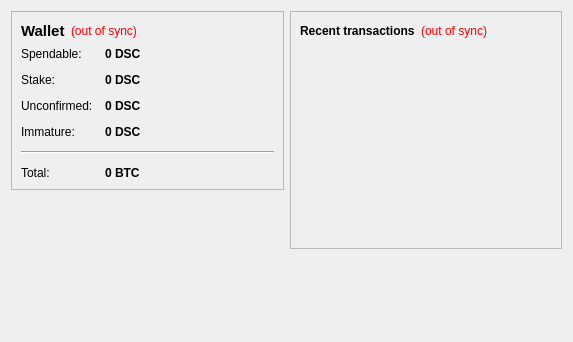
<?xml version="1.0" encoding="UTF-8"?>
<ui version="4.0">
 <class>OverviewPage</class>
 <widget class="QWidget" name="OverviewPage">
  <property name="geometry">
   <rect>
    <x>0</x>
    <y>0</y>
    <width>573</width>
    <height>342</height>
   </rect>
  </property>
  <property name="windowTitle">
   <string>Form</string>
  </property>
  <layout class="QHBoxLayout" name="horizontalLayout" stretch="1,1">
   <item>
    <layout class="QVBoxLayout" name="verticalLayout_2">
     <item>
      <widget class="QFrame" name="frame">
       <property name="frameShape">
        <enum>QFrame::StyledPanel</enum>
       </property>
       <property name="frameShadow">
        <enum>QFrame::Raised</enum>
       </property>
       <layout class="QVBoxLayout" name="verticalLayout_4">
        <item>
         <layout class="QHBoxLayout" name="horizontalLayout_4">
          <item>
           <widget class="QLabel" name="label_5">
            <property name="font">
             <font>
              <pointsize>11</pointsize>
              <weight>75</weight>
              <bold>true</bold>
             </font>
            </property>
            <property name="text">
             <string>Wallet</string>
            </property>
           </widget>
          </item>
          <item>
           <widget class="QLabel" name="labelWalletStatus">
            <property name="toolTip">
             <string>The displayed information may be out of date. Your wallet automatically synchronizes with the DreamSuccessCoin network after a connection is established, but this process has not completed yet.</string>
            </property>
            <property name="styleSheet">
             <string notr="true">QLabel { color: red; }</string>
            </property>
            <property name="text">
             <string notr="true">(out of sync)</string>
            </property>
            <property name="alignment">
             <set>Qt::AlignLeading|Qt::AlignLeft|Qt::AlignVCenter</set>
            </property>
           </widget>
          </item>
          <item>
           <spacer name="horizontalSpacer_2">
            <property name="orientation">
             <enum>Qt::Horizontal</enum>
            </property>
            <property name="sizeHint" stdset="0">
             <size>
              <width>40</width>
              <height>20</height>
             </size>
            </property>
           </spacer>
          </item>
         </layout>
        </item>
        <item>
         <layout class="QFormLayout" name="formLayout_2">
          <property name="fieldGrowthPolicy">
           <enum>QFormLayout::AllNonFixedFieldsGrow</enum>
          </property>
          <property name="horizontalSpacing">
           <number>12</number>
          </property>
          <property name="verticalSpacing">
           <number>12</number>
          </property>
          <item row="0" column="0">
           <widget class="QLabel" name="label">
            <property name="text">
             <string>Spendable:</string>
            </property>
           </widget>
          </item>
          <item row="0" column="1">
           <widget class="QLabel" name="labelBalance">
            <property name="font">
             <font>
              <weight>75</weight>
              <bold>true</bold>
             </font>
            </property>
            <property name="cursor">
             <cursorShape>IBeamCursor</cursorShape>
            </property>
            <property name="toolTip">
             <string>Your current spendable balance</string>
            </property>
            <property name="text">
             <string notr="true">0 DSC</string>
            </property>
            <property name="textInteractionFlags">
             <set>Qt::LinksAccessibleByMouse|Qt::TextSelectableByKeyboard|Qt::TextSelectableByMouse</set>
            </property>
           </widget>
          </item>
          <item row="1" column="0">
           <widget class="QLabel" name="label_6">
            <property name="text">
             <string>Stake:</string>
            </property>
           </widget>
          </item>
          <item row="1" column="1">
           <widget class="QLabel" name="labelStake">
            <property name="font">
             <font>
              <weight>75</weight>
              <bold>true</bold>
             </font>
            </property>
            <property name="cursor">
             <cursorShape>IBeamCursor</cursorShape>
            </property>
            <property name="toolTip">
             <string>Total of coins that was staked, and do not yet count toward the current balance</string>
            </property>
            <property name="text">
             <string notr="true">0 DSC</string>
            </property>
            <property name="textInteractionFlags">
             <set>Qt::LinksAccessibleByMouse|Qt::TextSelectableByKeyboard|Qt::TextSelectableByMouse</set>
            </property>
           </widget>
          </item>
          <item row="2" column="0">
           <widget class="QLabel" name="label_3">
            <property name="text">
             <string>Unconfirmed:</string>
            </property>
           </widget>
          </item>
          <item row="2" column="1">
           <widget class="QLabel" name="labelUnconfirmed">
            <property name="font">
             <font>
              <weight>75</weight>
              <bold>true</bold>
             </font>
            </property>
            <property name="cursor">
             <cursorShape>IBeamCursor</cursorShape>
            </property>
            <property name="toolTip">
             <string>Total of transactions that have yet to be confirmed, and do not yet count toward the current balance</string>
            </property>
            <property name="text">
             <string notr="true">0 DSC</string>
            </property>
            <property name="textInteractionFlags">
             <set>Qt::LinksAccessibleByMouse|Qt::TextSelectableByKeyboard|Qt::TextSelectableByMouse</set>
            </property>
           </widget>
          </item>
          <item row="3" column="0">
           <widget class="QLabel" name="labelImmatureText">
            <property name="text">
             <string>Immature:</string>
            </property>
           </widget>
          </item>
          <item row="3" column="1">
           <widget class="QLabel" name="labelImmature">
            <property name="font">
             <font>
              <weight>75</weight>
              <bold>true</bold>
             </font>
            </property>
            <property name="toolTip">
             <string>Mined balance that has not yet matured</string>
            </property>
            <property name="text">
             <string notr="true">0 DSC</string>
            </property>
            <property name="textInteractionFlags">
             <set>Qt::LinksAccessibleByMouse|Qt::TextSelectableByKeyboard|Qt::TextSelectableByMouse</set>
            </property>
           </widget>
          </item>
          <item row="4" column="0" colspan="2">
           <widget class="Line" name="line">
            <property name="orientation">
             <enum>Qt::Horizontal</enum>
            </property>
           </widget>
          </item>
          <item row="5" column="0">
           <widget class="QLabel" name="labelTotalText">
            <property name="text">
             <string>Total:</string>
            </property>
           </widget>
          </item>
          <item row="5" column="1">
           <widget class="QLabel" name="labelTotal">
            <property name="font">
             <font>
              <weight>75</weight>
              <bold>true</bold>
             </font>
            </property>
            <property name="cursor">
             <cursorShape>IBeamCursor</cursorShape>
            </property>
            <property name="toolTip">
             <string>Your current total balance</string>
            </property>
            <property name="text">
             <string notr="true">0 BTC</string>
            </property>
            <property name="textInteractionFlags">
             <set>Qt::LinksAccessibleByMouse|Qt::TextSelectableByKeyboard|Qt::TextSelectableByMouse</set>
            </property>
           </widget>
          </item>
         </layout>
        </item>
       </layout>
      </widget>
     </item>
     <item>
      <spacer name="verticalSpacer">
       <property name="orientation">
        <enum>Qt::Vertical</enum>
       </property>
       <property name="sizeHint" stdset="0">
        <size>
         <width>20</width>
         <height>40</height>
        </size>
       </property>
      </spacer>
     </item>
    </layout>
   </item>
   <item>
    <layout class="QVBoxLayout" name="verticalLayout_3">
     <item>
      <widget class="QFrame" name="frame_2">
       <property name="frameShape">
        <enum>QFrame::StyledPanel</enum>
       </property>
       <property name="frameShadow">
        <enum>QFrame::Raised</enum>
       </property>
       <layout class="QVBoxLayout" name="verticalLayout">
        <item>
         <layout class="QHBoxLayout" name="horizontalLayout_2">
          <item>
           <widget class="QLabel" name="label_4">
            <property name="text">
             <string>&lt;b&gt;Recent transactions&lt;/b&gt;</string>
            </property>
           </widget>
          </item>
          <item>
           <widget class="QLabel" name="labelTransactionsStatus">
            <property name="toolTip">
             <string>The displayed information may be out of date. Your wallet automatically synchronizes with the DreamSuccessCoin network after a connection is established, but this process has not completed yet.</string>
            </property>
            <property name="styleSheet">
             <string notr="true">QLabel { color: red; }</string>
            </property>
            <property name="text">
             <string notr="true">(out of sync)</string>
            </property>
            <property name="alignment">
             <set>Qt::AlignRight|Qt::AlignTrailing|Qt::AlignVCenter</set>
            </property>
           </widget>
          </item>
          <item>
           <spacer name="horizontalSpacer">
            <property name="orientation">
             <enum>Qt::Horizontal</enum>
            </property>
            <property name="sizeHint" stdset="0">
             <size>
              <width>40</width>
              <height>20</height>
             </size>
            </property>
           </spacer>
          </item>
         </layout>
        </item>
        <item>
         <widget class="QListView" name="listTransactions">
          <property name="styleSheet">
           <string notr="true">QListView { background: transparent; }</string>
          </property>
          <property name="frameShape">
           <enum>QFrame::NoFrame</enum>
          </property>
          <property name="verticalScrollBarPolicy">
           <enum>Qt::ScrollBarAlwaysOff</enum>
          </property>
          <property name="horizontalScrollBarPolicy">
           <enum>Qt::ScrollBarAlwaysOff</enum>
          </property>
          <property name="selectionMode">
           <enum>QAbstractItemView::NoSelection</enum>
          </property>
         </widget>
        </item>
       </layout>
      </widget>
     </item>
     <item>
      <spacer name="verticalSpacer_2">
       <property name="orientation">
        <enum>Qt::Vertical</enum>
       </property>
       <property name="sizeHint" stdset="0">
        <size>
         <width>20</width>
         <height>40</height>
        </size>
       </property>
      </spacer>
     </item>
    </layout>
   </item>
  </layout>
 </widget>
 <resources/>
 <connections/>
</ui>
